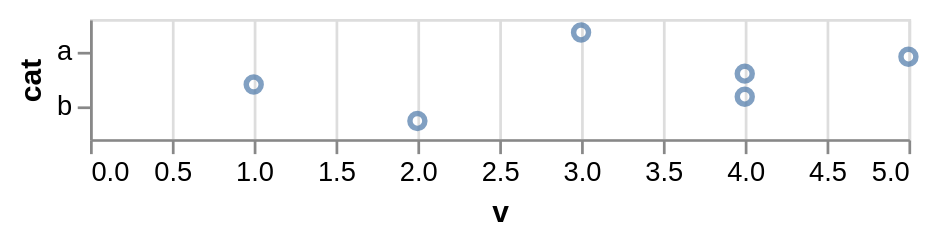

Source (Vega-Lite JSON):
### Vega-Lite specification from a JSON file in a GitHub repository (floating-point values rounded to 4 significant figures)
{"$schema": "https://vega.github.io/schema/vega-lite/v6.json", "data": {"values": [{"cat": "a", "j": -0.4, "v": 3}, {"cat": "a", "j": 0.1, "v": 5}, {"cat": "a", "j": 0.45, "v": 4}, {"cat": "b", "j": -0.2, "v": 4}, {"cat": "b", "j": 0.3, "v": 2}, {"cat": "b", "j": -0.45, "v": 1}]}, "description": "Points offset within each band of a nominal axis by a quantitative yOffset.", "mark": "point", "encoding": {"y": {"field": "cat", "type": "nominal"}, "yOffset": {"field": "j", "type": "quantitative"}, "x": {"field": "v", "type": "quantitative"}}}
